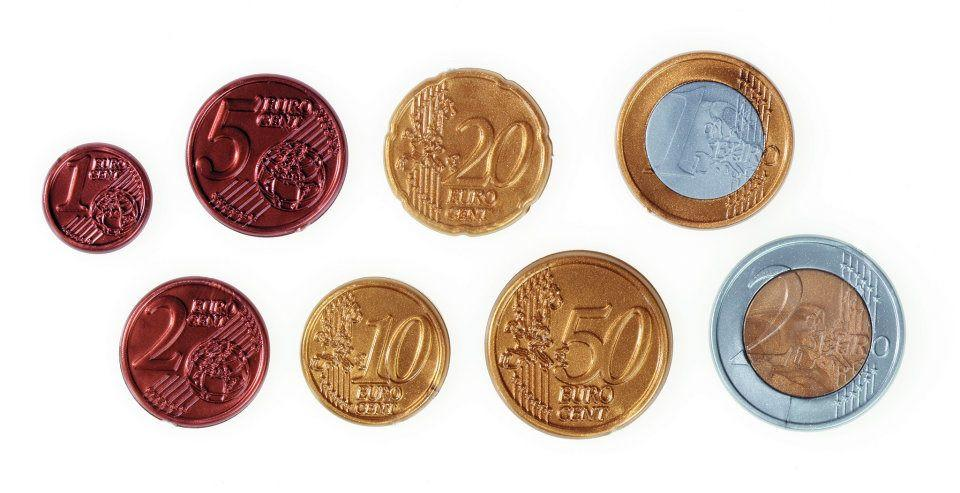
#> input picture Morphology/Morphology - Tutorial {Max Camilleri, 98302L}/images/Euro_Coins.jpg, 960 x 493 px; its folder holds only this picture in this run
$ jupyter execute --allow-errors 'Morphology - Tutorial {Max Camilleri, 98302L}.ipynb'
#> lines starting #> are read from the running program, lines starting #| are printed output that depends on the picture; after the words box and inside, x2 and y2 are one past the last pixel; in counts of white or black regions, pixels touching at a corner belong together
# Morphology Tutorial

Mathematical morphology (MM) is a theoretical model for digital images built upon lattice theory and topology. It is the foundation of morphological image processing, which is based on shift-invariant (translation invariant) operators.Originally developed for binary images it has now been successfully extend to grey scale images.

[cell 1]
import os
import cv2
import numpy as np
from matplotlib import pyplot as plt

images = {}
for x in os.listdir("images"):
    images[x] = cv2.imread("images/" + x)
    temp = images[x][:,:,::-1]
    plt.imshow(temp, interpolation='nearest')
    plt.show()

<b style="font-size:18px;">Exercise 1.0 - Connected Components</b>

Using opencv research how to use connectedComponents() function.
Download image shapes.jpg and euro_coins.jpg. Apply the connected components function to segment the objects in the image. You can if you want also use the findContour() opencv method to extract the ROI (seperate shapes as new images). Vary the connectivity value (4 or 8) and document results.

<i style="color:red">Do not forget to convert the image to binary, your objects should be white.</i>

The openCV connected component function takes as input a thresholded image. For this reason, the target image was first converted to grayscale, and then thresholded. A light blur was also applied to the image to smooth out any ruff edges. This helped in removing gaps in the coins image. The images was then fed into the cv.connectedComponents() function along with a connectivity value. The connectivity value was varied between 4 and 8. For a value of 8 both images produce accurate labels for there respective components. However, for a connectivity value of 4 the program only gives an output for coins image. The reason for this is unknown but there were some resent git issues regarding updates causing this problem. The coins image with connectivity value 4 appears to be working the same as with connectivity 8. I think this is because there are no tight diagonal connections in the coins image. The produced labels are then given different colours and displayed as a new image. Each colour on the output image represents a different connected component.

[cell 2]
def conComp(image, thresholdValue):
#> called with thresholdValue = 240
    blur = cv2.blur(image,(3,3))
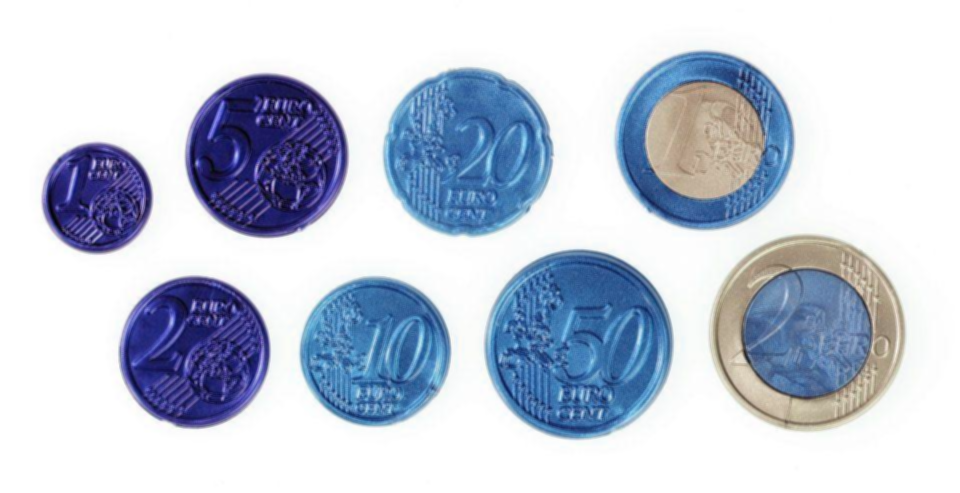
#> blur: shape (493, 960, 3); mean of channels 0, 1, 2 216.9, 201.3, 192.9; drawn as B, G, R
    grayImage = cv2.cvtColor(blur, cv2.COLOR_RGB2GRAY) #images[os.listdir("images")[2]]
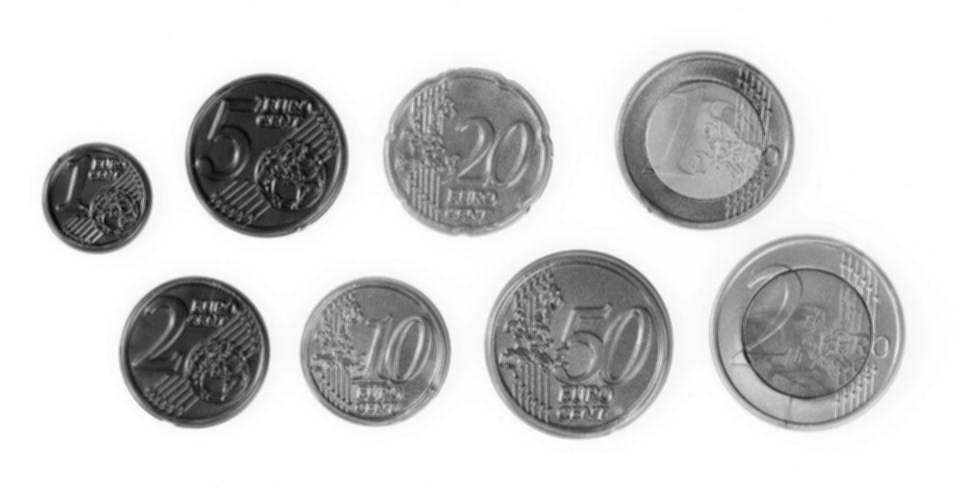
#> grayImage: shape (493, 960); min 6, max 255, mean 205
    i = cv2.threshold(grayImage, thresholdValue, 255, cv2.THRESH_BINARY_INV)[1]
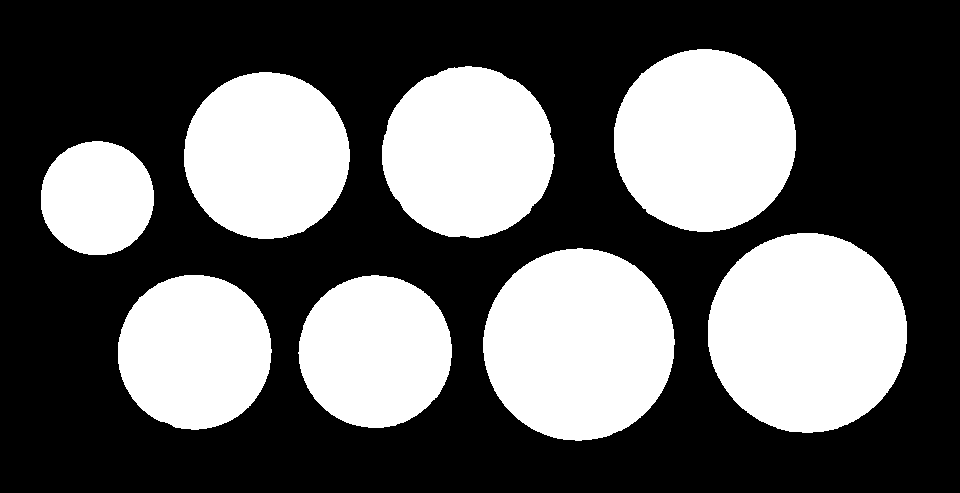
#> i: shape (493, 960); 37.7% white; 8 white regions

    contours, hierarchy = cv2.findContours(image=i, mode=cv2.RETR_TREE, method=cv2.CHAIN_APPROX_NONE)
#> contours = 8 contours; box (x1, y1, x2, y2) and area: (708, 233, 907, 433) 31010, (483, 248, 675, 441) 28623, (614, 49, 796, 232) 25942, (382, 66, 555, 238) 22904, (184, 72, 350, 239) 21530, (118, 275, 272, 430) 18516, (298, 275, 452, 428) 18160, (41, 141, 154, 255) 10036
    ret, labels = cv2.connectedComponents(i, connectivity=8)
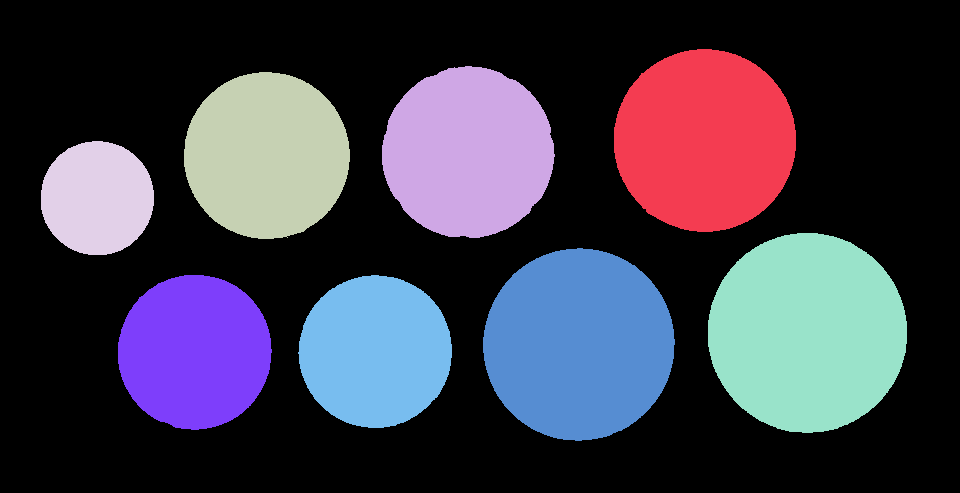
#> labels: shape (493, 960) int32; 9 distinct labels, from 0 to 8; one colour per label, 0 black
#> ret = 9
    label_hue = np.uint8(176*labels/np.max(labels))
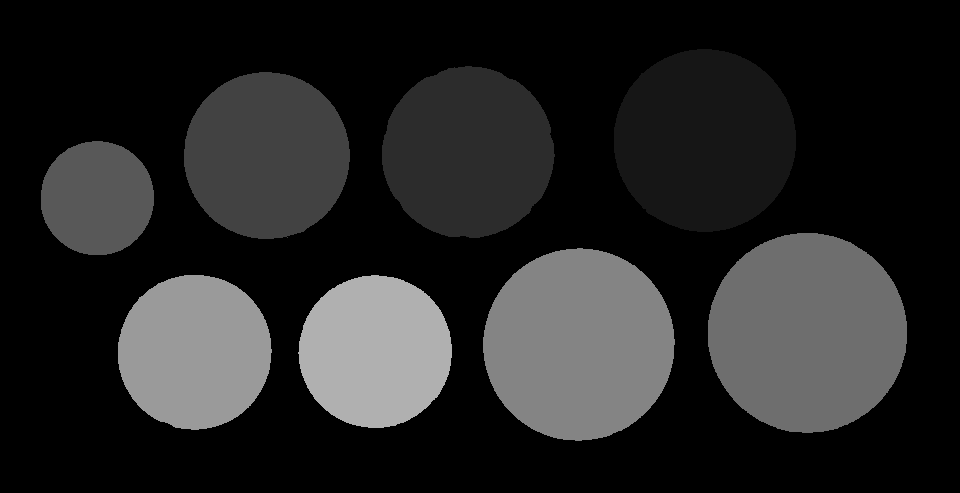
#> label_hue: shape (493, 960); min 0, max 176, mean 36.6
    temp = 255*np.ones_like(label_hue)
    labeled_img = cv2.merge([label_hue, temp, temp])
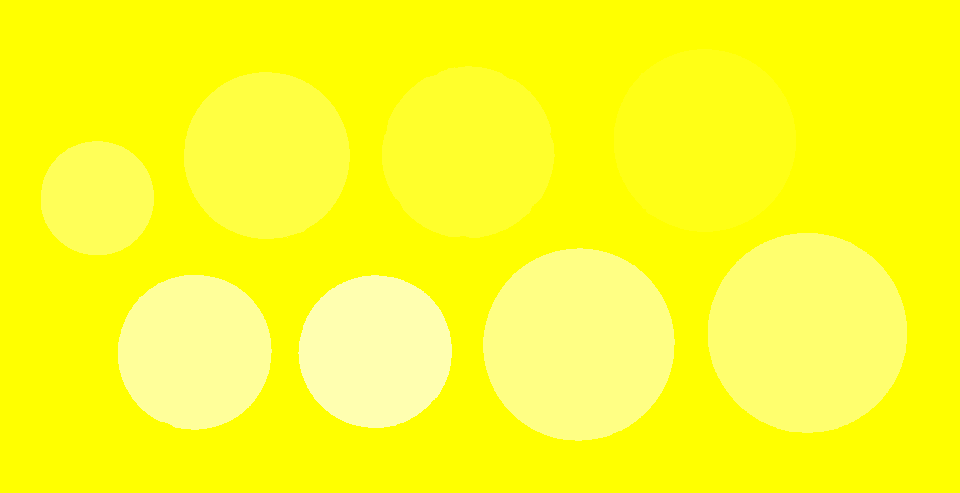
#> labeled_img: shape (493, 960, 3); mean of channels 0, 1, 2 36.6, 255, 255; drawn as B, G, R
    labeled_img = cv2.cvtColor(labeled_img, cv2.COLOR_HSV2BGR)
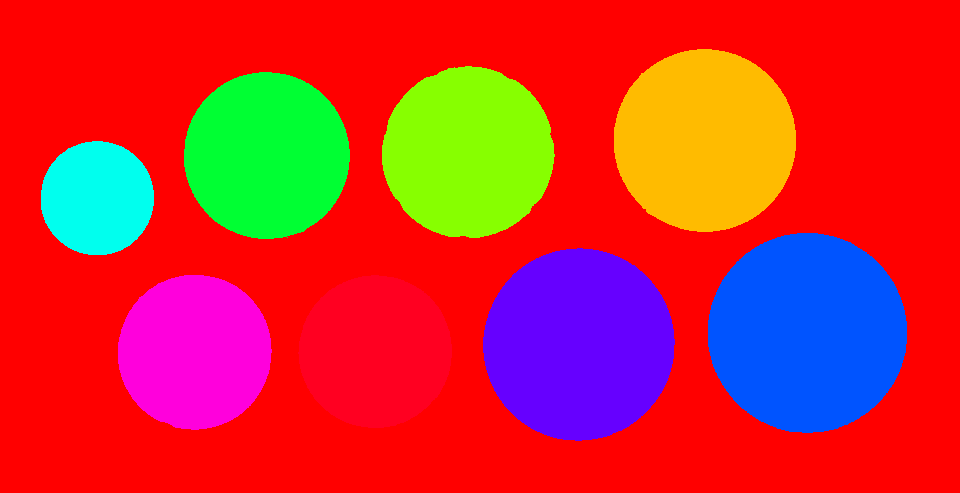
#> labeled_img: shape (493, 960, 3); mean B, G, R 49.9, 45.6, 205.7
    labeled_img[label_hue==0] = 0
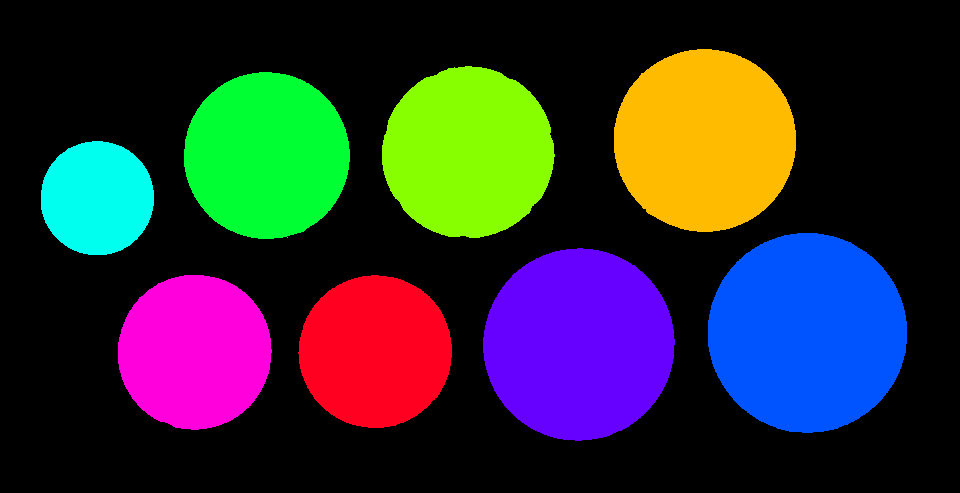
#> labeled_img: shape (493, 960, 3); mean B, G, R 49.9, 45.6, 46.9

    fig = plt.figure(figsize=(25, 20))
    ax1, ax2= fig.add_subplot(121), fig.add_subplot(122)
    ax1.imshow(grayImage, cmap='gray')
    ax2.imshow(labeled_img)
    fig.show()
#> figure, not shown here; B, G, R data is drawn as R, G, B

    return contours

t = conComp(images[os.listdir("images")[0]][:,:,::-1], 240)
#> t has the same summary as contours in conComp
#> (the rest of this cell did not finish here and is left out)

$ run again, on Morphology/Morphology - Tutorial {Max Camilleri, 98302L}/images/shapes.jpg
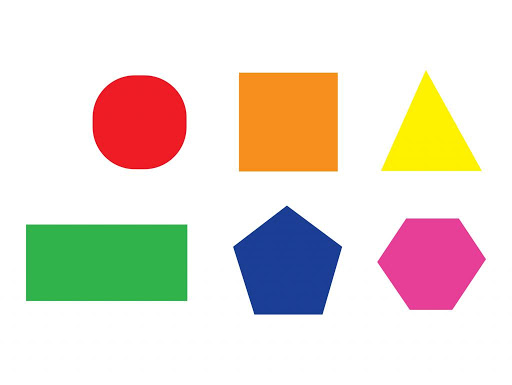
#> input picture Morphology/Morphology - Tutorial {Max Camilleri, 98302L}/images/shapes.jpg, 512 x 385 px
#> in conComp, `i = cv2.threshold(grayImage, thresholdValue, 255, cv2.THRESH_BINARY_IN..`:
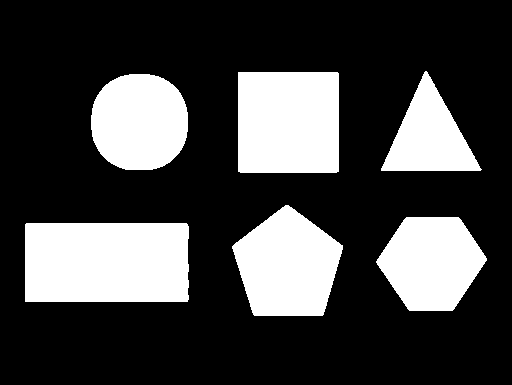
#> i: shape (385, 512); 26.5% white; 6 white regions
#> contours = 6 contours; box (x1, y1, x2, y2) and area: (25, 223, 189, 302) 12669, (238, 72, 339, 173) 9996, (232, 205, 343, 316) 8560, (91, 74, 188, 170) 7538, (376, 217, 487, 311) 7386, (381, 71, 482, 171) 5054
#> labels: shape (385, 512) int32; 7 distinct labels, from 0 to 6
#> ret = 7
#> in conComp, `labeled_img[label_hue==0] = 0`:
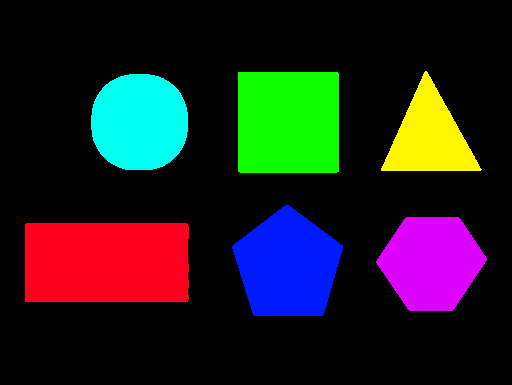
#> labeled_img: shape (385, 512, 3); mean B, G, R 32.5, 30.7, 32.7
#> t has the same summary as contours in conComp
